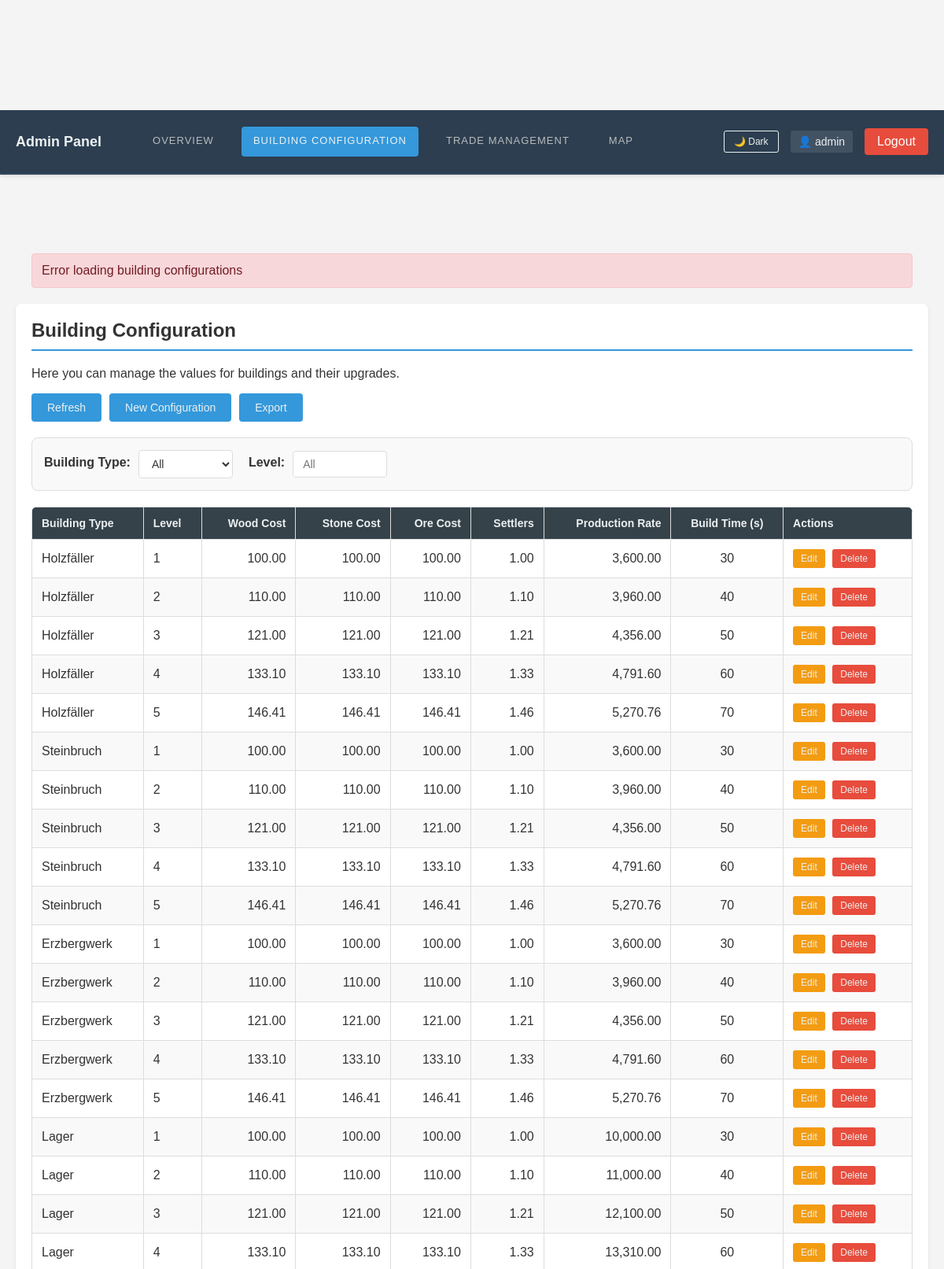
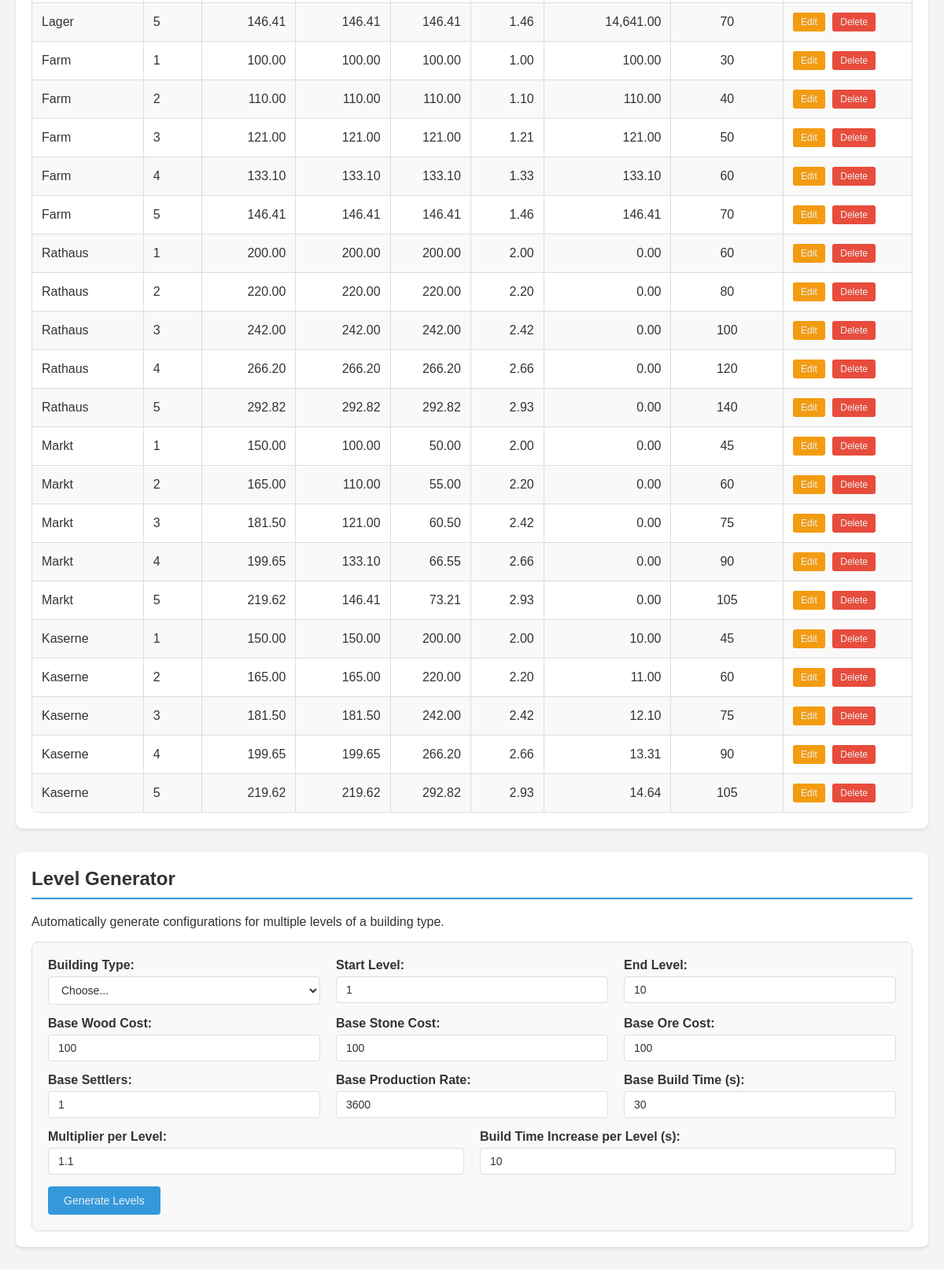
Screenshot of /php/admin-buildings.php (signed in) with the database file from the repository (2 pictures, top to bottom).
### tables this page shows
CREATE TABLE BuildingConfig (
    buildingType ENUM('Holzfäller', 'Steinbruch', 'Erzbergwerk', 'Lager', 'Farm', 'Rathaus', 'Markt', 'Kaserne') NOT NULL,
    level INT NOT NULL,
    costWood FLOAT NOT NULL,
    costStone FLOAT NOT NULL,
    costOre FLOAT NOT NULL,
    settlers FLOAT NOT NULL DEFAULT 0.0,
    productionRate FLOAT NOT NULL,
    buildTime INT,
    PRIMARY KEY (buildingType, level)
);

### php/database.php (called while the page is built, shortened)
<?php
require_once __DIR__ . '/database/connection/DatabaseConnection.php';
require_once __DIR__ . '/database/schema/DatabaseSchemaManager.php';
require_once __DIR__ . '/database/procedures/BuildingProcedures.php';
require_once __DIR__ . '/database/repositories/BuildingRepository.php';
class Database implements DatabaseInterface {
    private $buildingRepo;
    private $connectionFailed = false;
    public function __construct() {
        $this->connection = new DatabaseConnection();
        $this->connectionFailed = !$this->connection->isConnected();
        $this->schemaManager = new DatabaseSchemaManager(
            $this->connection->getConnection(),
            $this->connection->getDbName()
        );
        $conn = $this->connection->getConnection();
        $this->buildingRepo = new BuildingRepository($conn, $this->connectionFailed, $this->schemaManager);
        if (!$this->connectionFailed) {
            $this->schemaManager->initializeSchemaIfNeeded();
        }
    }
    public function isConnected() {
        return !$this->connectionFailed;
    }
    public function getAllBuildingConfigs() {
        return $this->buildingRepo->getAllBuildingConfigs();
    }
}
?>

### php/database/connection/DatabaseConnection.php (called while the page is built, shortened)
<?php
class DatabaseConnection {
    private $host;
    private $dbname;
    private $username;
    private $password;
    private $conn;
    private $connectionFailed = false;
    public function __construct() {
        $this->host = $_ENV['DB_HOST'] ?? getenv('DB_HOST') ?: 'localhost';
        $this->dbname = $_ENV['DB_NAME'] ?? getenv('DB_NAME') ?: 'browsergame';
        $this->username = $_ENV['DB_USER'] ?? getenv('DB_USER') ?: 'browsergame';
        $this->password = $_ENV['DB_PASSWORD'] ?? getenv('DB_PASSWORD') ?: 'sicheresPasswort';
    }
    private function connect() {
        $credentialSets = [
            ['user' => $this->username, 'pass' => $this->password],
            ['user' => 'root', 'pass' => 'root'],
            ['user' => 'root', 'pass' => ''],
            ['user' => 'root', 'pass' => 'password'],
            ['user' => 'root', 'pass' => 'admin'],
        ];
        foreach ($credentialSets as $credentials) {
            try {
                $this->conn = new PDO("mysql:host={$this->host};dbname={$this->dbname}", $credentials['user'], $credentials['pass']);
                $this->conn->setAttribute(PDO::ATTR_ERRMODE, PDO::ERRMODE_EXCEPTION);
                $this->username = $credentials['user'];
                $this->password = $credentials['pass'];
                break;
            } catch (PDOException $e) {
                continue;
            }
        }
    }
    public function getConnection() {
        return $this->conn;
    }
    public function isConnected() {
        return !$this->connectionFailed;
    }
    public function getDbName() {
        return $this->dbname;
    }
}
?>

### php/database/schema/DatabaseSchemaManager.php (called while the page is built, shortened)
<?php
class DatabaseSchemaManager {
    private $conn;
    private $dbname;
    public function __construct($connection, $dbname) {
        $this->conn = $connection;
        $this->dbname = $dbname;
    }
    public function initializeSchemaIfNeeded() {
        try {
            $stmt = $this->conn->prepare("SHOW PROCEDURE STATUS WHERE Name = 'UpgradeBuilding' AND Db = ?");
            $stmt->execute([$this->dbname]);
            $procedureExists = $stmt->rowCount() > 0;
            if (!$procedureExists) {
                $stmt = $this->conn->prepare("SHOW PROCEDURE STATUS WHERE Name = 'UpgradeBuilding' AND Db = ?");
                $stmt->execute([$this->dbname]);
                $procedureExists = $stmt->rowCount() > 0;
            }
            $this->ensureEventSchedulerEnabled();
        } catch (PDOException $e) {
            error_log("Error checking database schema: " . $e->getMessage());
        }
    }
    public function ensureEventSchedulerEnabled() {
        try {
            $stmt = $this->conn->prepare("SHOW VARIABLES LIKE 'event_scheduler'");
            $stmt->execute();
            $result = $stmt->fetch(PDO::FETCH_ASSOC);
            try {
                $this->conn->exec("SET GLOBAL event_scheduler = ON");
                return true;
            } catch (PDOException $e) {
                error_log("Cannot enable event scheduler (requires SUPER privilege): " . $e->getMessage());
                error_log("Please manually run as root: mysql -e \"SET GLOBAL event_scheduler = ON;\"");
                $stmt = $this->conn->prepare("SELECT COUNT(*) as count FROM information_schema.EVENTS WHERE EVENT_NAME = 'UpdateResources' AND EVENT_SCHEMA = ?");
                $stmt->execute([$this->dbname]);
                $eventResult = $stmt->fetch(PDO::FETCH_ASSOC);
                if ($eventResult['count'] == 0) {
                    error_log("UpdateResources event not found. Automatic resource generation may not work.");
                    error_log("Please run the database initialization script to create the event.");
                }
                return false;
            }
        } catch (PDOException $e) {
            error_log("Error checking event scheduler status: " . $e->getMessage());
            return false;
        }
    }
    public function initializeDatabaseSchema() {
        $sqlFile = dirname(__DIR__, 2) . '/sql/database.sql';
        if (!file_exists($sqlFile)) {
            return false;
        }
    }
    public function createEssentialUpgradeBuildingProcedure() {
        require_once __DIR__ . '/../procedures/BuildingProcedures.php';
        $procedureManager = new BuildingProcedures($this->conn);
        return $procedureManager->createUpgradeBuildingProcedure();
    }
}
?>

### php/database/procedures/BuildingProcedures.php (called while the page is built, shortened)
<?php
class BuildingProcedures {
    public function __construct($connection) {
        $this->conn = $connection;
    }
    public function createUpgradeBuildingProcedure() {
        try {
            return true;
        } catch (PDOException $e) {
            error_log("Failed to create essential UpgradeBuilding procedure: " . $e->getMessage());
            return false;
        }
    }
    public function createUpdateQueueProcedure() {
        try {
            return true;
        } catch (PDOException $e) {
            error_log("Failed to create UpdateQueueTimesAfterTownHallUpgrade procedure: " . $e->getMessage());
            return false;
        }
    }
}
?>

### php/database/repositories/BuildingRepository.php (called while the page is built, shortened)
<?php
class BuildingRepository {
    private $conn;
    public function __construct($connection, $connectionFailed = false, $schemaManager = null) {
        $this->conn = $connection;
        $this->connectionFailed = $connectionFailed;
    }
    public function getAllBuildingConfigs() {
        try {
            $sql = "SELECT * FROM BuildingConfig ORDER BY buildingType, level";
            $stmt = $this->conn->prepare($sql);
            $stmt->execute();
            return $stmt->fetchAll(PDO::FETCH_ASSOC);
        } catch (PDOException $e) {
            error_log("Failed to fetch building configs: " . $e->getMessage());
            return [];
        }
    }
}
?>

### php/admin-buildings.php (the view, shortened to what this page needs)
<?php
require_once 'database.php';
$database = new Database();
$buildingConfigs = [];
$databaseError = null;
try {
    if ($database->isConnected()) {
        $buildingConfigs = $database->getAllBuildingConfigs();
    } else {
        $databaseError = "Database connection not available";
    }
} catch (Exception $e) {
    $databaseError = "Database error: " . $e->getMessage();
}
?>
<!DOCTYPE html>
<html lang="en">
<head>
    <link rel="stylesheet" href="../css/style.css">
    <link rel="stylesheet" href="../css/admin.css">
</head>
<body>
    <?php include 'admin-navigation.php'; ?>
    <div class="admin-container">
        <section class="admin-section">
            <h2>Building Configuration</h2>
            <p>Here you can manage the values for buildings and their upgrades.</p>
            <div class="admin-controls">
                <button id="refreshBuildings" class="admin-btn">Refresh</button>
                <button id="createBuildingConfig" class="admin-btn">New Configuration</button>
                <button id="exportConfigs" class="admin-btn">Export</button>
            </div>
            <div class="filter-controls">
                <div class="form-group">
                    <label for="buildingTypeFilter">Building Type:</label>
                    <select id="buildingTypeFilter">
                        <option value="">All</option>
                    </select>
                </div>
                <div class="form-group">
                    <label for="levelFilter">Level:</label>
                    <input type="number" id="levelFilter" min="1" max="50" placeholder="All">
                </div>
            </div>
            <div class="table-container">
                <table id="buildingConfigsTable">
                    <thead>
                        <tr>
                            <th>Building Type</th>
                            <th>Level</th>
                            <th>Wood Cost</th>
                            <th>Stone Cost</th>
                            <th>Ore Cost</th>
                            <th>Settlers</th>
                            <th>Production Rate</th>
                            <th>Build Time (s)</th>
                            <th>Actions</th>
                        </tr>
                    </thead>
                    <tbody id="buildingConfigsTableBody">
                        <?php if (empty($buildingConfigs) && !$databaseError): ?>
                            <tr><td colspan="9">Loading...</td></tr>
                        <?php elseif ($databaseError): ?>
                            <tr><td colspan="9">Data cannot be loaded</td></tr>
                        <?php else: ?>
                            <?php foreach ($buildingConfigs as $config): ?>
                                <tr data-building-type="<?= htmlspecialchars($config['buildingType']) ?>"
                                    data-level="<?= htmlspecialchars($config['level']) ?>">
                                    <td><?= htmlspecialchars($config['buildingType']) ?></td>
                                    <td><?= htmlspecialchars($config['level']) ?></td>
                                    <td><?= number_format($config['costWood'], 2) ?></td>
                                    <td><?= number_format($config['costStone'], 2) ?></td>
                                    <td><?= number_format($config['costOre'], 2) ?></td>
                                    <td><?= number_format($config['settlers'], 2) ?></td>
                                    <td><?= number_format($config['productionRate'], 2) ?></td>
                                    <td><?= htmlspecialchars($config['buildTime']) ?></td>
                                    <td>
                                        <button class="action-btn edit"
                                                onclick="editBuildingConfig('<?= htmlspecialchars($config['buildingType']) ?>', <?= $config['level'] ?>)">
                                            Edit
                                        </button>
                                        <button class="action-btn delete"
                                                onclick="deleteBuildingConfig('<?= htmlspecialchars($config['buildingType']) ?>', <?= $config['level'] ?>)">
                                            Delete
                                        </button>
                                    </td>
                                </tr>
                            <?php endforeach; ?>
                        <?php endif; ?>
                    </tbody>
                </table>
            </div>
        </section>
        <section class="admin-section">
            <h2>Level Generator</h2>
            <p>Automatically generate configurations for multiple levels of a building type.</p>
            <div class="generator-form">
                <div class="form-row">
                    <div class="form-group">
                        <label for="genBuildingType">Building Type:</label>
                        <select id="genBuildingType" required>
                            <option value="">Choose...</option>
                        </select>
                    </div>
                    <div class="form-group">
                        <label for="genStartLevel">Start Level:</label>
                        <input type="number" id="genStartLevel" min="1" value="1" required>
                    </div>
                    <div class="form-group">
                        <label for="genEndLevel">End Level:</label>
                        <input type="number" id="genEndLevel" min="1" value="10" required>
                    </div>
                </div>
                <div class="form-row">
                    <div class="form-group">
                        <label for="genBaseCostWood">Base Wood Cost:</label>
                        <input type="number" id="genBaseCostWood" step="0.01" value="100" required>
                    </div>
                    <div class="form-group">
                        <label for="genBaseCostStone">Base Stone Cost:</label>
                        <input type="number" id="genBaseCostStone" step="0.01" value="100" required>
                    </div>
                    <div class="form-group">
                        <label for="genBaseCostOre">Base Ore Cost:</label>
                        <input type="number" id="genBaseCostOre" step="0.01" value="100" required>
                    </div>
                </div>
                <div class="form-row">
                    <div class="form-group">
                        <label for="genBaseSettlers">Base Settlers:</label>
                        <input type="number" id="genBaseSettlers" step="0.01" value="1" required>
                    </div>
                    <div class="form-group">
                        <label for="genBaseProduction">Base Production Rate:</label>
                        <input type="number" id="genBaseProduction" step="0.01" value="3600" required>
                    </div>
                    <div class="form-group">
                        <label for="genBaseBuildTime">Base Build Time (s):</label>
                        <input type="number" id="genBaseBuildTime" value="30" required>
                    </div>
                </div>
                <div class="form-row">
                    <div class="form-group">
                        <label for="genMultiplier">Multiplier per Level:</label>
                        <input type="number" id="genMultiplier" step="0.01" value="1.1" required>
                    </div>
                    <div class="form-group">
                        <label for="genTimeIncrease">Build Time Increase per Level (s):</label>
                        <input type="number" id="genTimeIncrease" value="10" required>
                    </div>
                </div>
                <button id="generateLevels" class="admin-btn">Generate Levels</button>
            </div>
        </section>
    </div>
</body>
</html>

### rows the page displays
buildingconfig: buildingType "Holzfäller", level "1", costWood "100.00", costStone "100.00", costOre "100.00", settlers "1.00", productionRate "3,600.00", buildTime "30"
buildingconfig: buildingType "Holzfäller", level "2", costWood "110.00", costStone "110.00", costOre "110.00", settlers "1.10", productionRate "3,960.00", buildTime "40"
buildingconfig: buildingType "Holzfäller", level "3", costWood "121.00", costStone "121.00", costOre "121.00", settlers "1.21", productionRate "4,356.00", buildTime "50"
buildingconfig: buildingType "Holzfäller", level "4", costWood "133.10", costStone "133.10", costOre "133.10", settlers "1.33", productionRate "4,791.60", buildTime "60"
buildingconfig: buildingType "Holzfäller", level "5", costWood "146.41", costStone "146.41", costOre "146.41", settlers "1.46", productionRate "5,270.76", buildTime "70"
buildingconfig: buildingType "Steinbruch", level "1", costWood "100.00", costStone "100.00", costOre "100.00", settlers "1.00", productionRate "3,600.00", buildTime "30"
buildingconfig: buildingType "Steinbruch", level "2", costWood "110.00", costStone "110.00", costOre "110.00", settlers "1.10", productionRate "3,960.00", buildTime "40"
buildingconfig: buildingType "Steinbruch", level "3", costWood "121.00", costStone "121.00", costOre "121.00", settlers "1.21", productionRate "4,356.00", buildTime "50"
buildingconfig: buildingType "Steinbruch", level "4", costWood "133.10", costStone "133.10", costOre "133.10", settlers "1.33", productionRate "4,791.60", buildTime "60"
buildingconfig: buildingType "Steinbruch", level "5", costWood "146.41", costStone "146.41", costOre "146.41", settlers "1.46", productionRate "5,270.76", buildTime "70"
buildingconfig: buildingType "Erzbergwerk", level "1", costWood "100.00", costStone "100.00", costOre "100.00", settlers "1.00", productionRate "3,600.00", buildTime "30"
buildingconfig: buildingType "Erzbergwerk", level "2", costWood "110.00", costStone "110.00", costOre "110.00", settlers "1.10", productionRate "3,960.00", buildTime "40"
buildingconfig: buildingType "Erzbergwerk", level "3", costWood "121.00", costStone "121.00", costOre "121.00", settlers "1.21", productionRate "4,356.00", buildTime "50"
buildingconfig: buildingType "Erzbergwerk", level "4", costWood "133.10", costStone "133.10", costOre "133.10", settlers "1.33", productionRate "4,791.60", buildTime "60"
buildingconfig: buildingType "Erzbergwerk", level "5", costWood "146.41", costStone "146.41", costOre "146.41", settlers "1.46", productionRate "5,270.76", buildTime "70"
buildingconfig: buildingType "Lager", level "1", costWood "100.00", costStone "100.00", costOre "100.00", settlers "1.00", productionRate "10,000.00", buildTime "30"
buildingconfig: buildingType "Lager", level "2", costWood "110.00", costStone "110.00", costOre "110.00", settlers "1.10", productionRate "11,000.00", buildTime "40"
buildingconfig: buildingType "Lager", level "3", costWood "121.00", costStone "121.00", costOre "121.00", settlers "1.21", productionRate "12,100.00", buildTime "50"
buildingconfig: buildingType "Lager", level "4", costWood "133.10", costStone "133.10", costOre "133.10", settlers "1.33", productionRate "13,310.00", buildTime "60"
buildingconfig: buildingType "Lager", level "5", costWood "146.41", costStone "146.41", costOre "146.41", settlers "1.46", productionRate "14,641.00", buildTime "70"
buildingconfig: buildingType "Farm", level "1", costWood "100.00", costStone "100.00", costOre "100.00", settlers "1.00", productionRate "100.00", buildTime "30"
buildingconfig: buildingType "Farm", level "2", costWood "110.00", costStone "110.00", costOre "110.00", settlers "1.10", productionRate "110.00", buildTime "40"
buildingconfig: buildingType "Farm", level "3", costWood "121.00", costStone "121.00", costOre "121.00", settlers "1.21", productionRate "121.00", buildTime "50"
buildingconfig: buildingType "Farm", level "4", costWood "133.10", costStone "133.10", costOre "133.10", settlers "1.33", productionRate "133.10", buildTime "60"
buildingconfig: buildingType "Farm", level "5", costWood "146.41", costStone "146.41", costOre "146.41", settlers "1.46", productionRate "146.41", buildTime "70"
buildingconfig: buildingType "Rathaus", level "1", costWood "200.00", costStone "200.00", costOre "200.00", settlers "2.00", productionRate "0.00", buildTime "60"
buildingconfig: buildingType "Rathaus", level "2", costWood "220.00", costStone "220.00", costOre "220.00", settlers "2.20", productionRate "0.00", buildTime "80"
buildingconfig: buildingType "Rathaus", level "3", costWood "242.00", costStone "242.00", costOre "242.00", settlers "2.42", productionRate "0.00", buildTime "100"
buildingconfig: buildingType "Rathaus", level "4", costWood "266.20", costStone "266.20", costOre "266.20", settlers "2.66", productionRate "0.00", buildTime "120"
buildingconfig: buildingType "Rathaus", level "5", costWood "292.82", costStone "292.82", costOre "292.82", settlers "2.93", productionRate "0.00", buildTime "140"
buildingconfig: buildingType "Markt", level "1", costWood "150.00", costStone "100.00", costOre "50.00", settlers "2.00", productionRate "0.00", buildTime "45"
buildingconfig: buildingType "Markt", level "2", costWood "165.00", costStone "110.00", costOre "55.00", settlers "2.20", productionRate "0.00", buildTime "60"
buildingconfig: buildingType "Markt", level "3", costWood "181.50", costStone "121.00", costOre "60.50", settlers "2.42", productionRate "0.00", buildTime "75"
buildingconfig: buildingType "Markt", level "4", costWood "199.65", costStone "133.10", costOre "66.55", settlers "2.66", productionRate "0.00", buildTime "90"
buildingconfig: buildingType "Markt", level "5", costWood "219.62", costStone "146.41", costOre "73.21", settlers "2.93", productionRate "0.00", buildTime "105"
buildingconfig: buildingType "Kaserne", level "1", costWood "150.00", costStone "150.00", costOre "200.00", settlers "2.00", productionRate "10.00", buildTime "45"
buildingconfig: buildingType "Kaserne", level "2", costWood "165.00", costStone "165.00", costOre "220.00", settlers "2.20", productionRate "11.00", buildTime "60"
buildingconfig: buildingType "Kaserne", level "3", costWood "181.50", costStone "181.50", costOre "242.00", settlers "2.42", productionRate "12.10", buildTime "75"
buildingconfig: buildingType "Kaserne", level "4", costWood "199.65", costStone "199.65", costOre "266.20", settlers "2.66", productionRate "13.31", buildTime "90"
buildingconfig: buildingType "Kaserne", level "5", costWood "219.62", costStone "219.62", costOre "292.82", settlers "2.93", productionRate "14.64", buildTime "105"

### other values shown
EmojiConfig::getUIEmoji('player') "👤"
